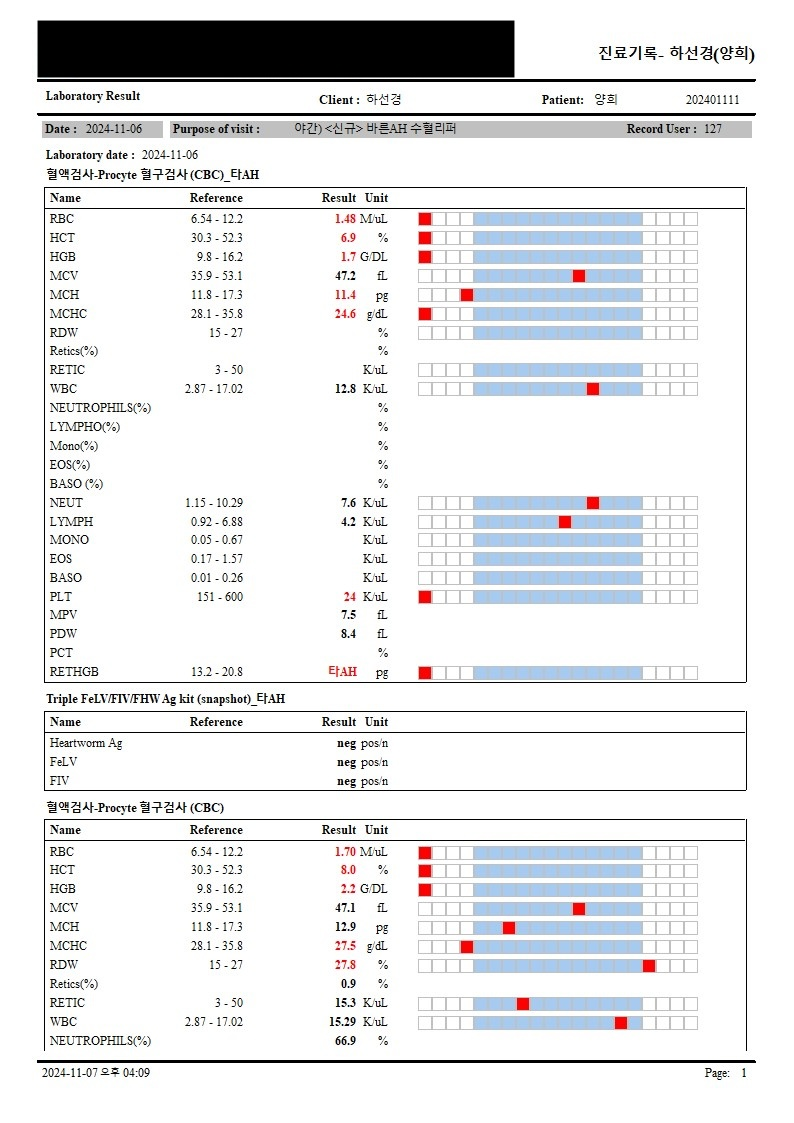
#> input picture test/data/20241106.jpg, 794 x 1123 px; its folder holds only this picture in this run
$ jupyter execute --allow-errors parse_GPT-4V_2.ipynb   (shell and % lines are left out)
#> lines starting #> are read from the running program, lines starting #| are printed output that depends on the picture
#> the answer given: data/20241106.jpg
# 🏥 고양이 의료 문서 분석

이 노트북은 `data/은내과.pdf` 파일을 GPT-4V 멀티모달 LLM 으로 분석하여 의료 데이터를 추출합니다.

## 주요 기능
- PDF → 이미지 변환
- GPT-4V를 통한 테이블 데이터 추출
- 의료 검사 결과 구조화
- JSON 형태로 데이터 저장

# 멀티모달 LLM의 의료 문서 분석 한계와 OCR 대안 분석

## 🔍 문제 현상 분석

### 관찰된 문제점
- **혈액검사 항목 누락**: 실행할 때마다 다른 항목들이 빠짐
- **일관성 부족**: 동일한 이미지에서도 매번 다른 결과
- **무작위성**: 누락되는 항목의 패턴이 예측 불가능

```python
# 예시: 동일 이미지의 다른 실행 결과
실행 1: ['RBC', 'WBC', 'HGB', 'HCT', 'PLT']  # 5개 항목
실행 2: ['RBC', 'HGB', 'HCT', 'MCV', 'MCH']  # 5개 항목 (WBC, PLT 누락)
실행 3: ['WBC', 'HGB', 'PLT', 'GLU', 'CREA'] # 5개 항목 (RBC, HCT 누락)
```

## 🧠 멀티모달 LLM의 구조적 한계

### 1. Vision Transformer의 패치 기반 처리
```python
# GPT-4V 내부 처리 방식 (개념적)
def gpt4v_vision_processing(image):
    # 이미지를 고정 크기 패치로 분할
    patches = split_image_into_patches(image, patch_size=16x16)

    # 각 패치를 독립적으로 인코딩
    patch_embeddings = []
    for patch in patches:
        embedding = vision_encoder(patch)  # 패치별 독립 처리
        patch_embeddings.append(embedding)

    # 패치 간 관계는 attention으로만 학습
    return transformer_attention(patch_embeddings)
```

**한계점:**
- 패치 단위 처리로 인한 **로컬 정보 손실**
- 테이블의 행/열 구조가 패치 경계에서 분할될 때 정보 누락
- Attention 메커니즘만으로는 완벽한 공간적 관계 파악 어려움

### 2. 확률적 생성 과정
```python
# 토큰 생성 과정에서의 확률적 특성
def generate_blood_test_items(context_tokens):
    generated_items = []

    for position in range(max_length):
        # 각 위치에서 다음 토큰을 확률적으로 선택
        next_token_probs = model.predict(context_tokens)

        # temperature=0이어도 완전히 동일하지 않음
        # 부동소수점 연산, 하드웨어 차이 등으로 미세한 변동
        next_token = sample_with_slight_variance(next_token_probs)

        if is_blood_test_complete(next_token):
            break  # 여기서 조기 종료될 수 있음

        generated_items.append(next_token)

    return generated_items
```

### 3. 토큰 제한으로 인한 응답 잘림
```python
# 실제 발생하는 토큰 제한 문제
def analyze_with_token_limit():
    # 혈액검사 항목이 많은 경우
    blood_items = extract_all_items()  # 30개 항목

    # JSON 구조 + 메타데이터 + 혈액검사 데이터
    estimated_tokens = 200 + (len(blood_items) * 25)  # 950 토큰 예상

    if estimated_tokens > max_tokens:
        # 응답이 중간에 잘림
        return incomplete_json  # 뒷부분 항목들 누락
```

## 🔬 GPT-4V vs 전통적 OCR 비교

### Vision Transformer (GPT-4V) 방식
```python
# GPT-4V: End-to-End 학습
이미지 → ViT 패치 인코딩 → 멀티모달 융합 → 직접 JSON 생성
```

**장점:**
- 컨텍스트 이해 우수
- 테이블 구조 의미 파악
- 추가 후처리 불필요

**단점:**
- 확률적 생성으로 일관성 부족
- 패치 기반 처리의 공간적 한계
- 토큰 제한으로 인한 정보 손실

### 전통적 OCR + 규칙 기반 방식
```python
# OCR: 다단계 확정적 처리
이미지 → 전처리 → 텍스트 영역 검출 → 문자 인식 → 규칙 기반 파싱
```

**장점:**
- 확정적 결과 (일관성 보장)
- 모든 텍스트 영역 순차 처리
- 로컬 처리 가능 (비용 무료)

**단점:**
- 이미지 품질에 민감
- 복잡한 레이아웃 처리 어려움
- 의미적 이해 부족

## 결론

멀티모달 LLM의 혈액검사 항목 누락은 **구조적 한계**에서 기인하며, 의료 문서와 같은 **표준화된 형식**에서는 **OCR + 규칙 기반 접근법**이 더 효과적입니다.

**핵심 인사이트:**
- Vision Transformer의 패치 기반 처리 한계
- 확률적 생성 과정의 일관성 문제
- 토큰 제한으로 인한 정보 손실

# 주요 멀티모달 LLM별 한계 분석

## 📋 개요

현재 상용화된 주요 멀티모달 LLM들은 모두 **공통적인 구조적 한계**를 가지고 있으며, 의료 문서와 같은 정밀한 테이블 분석에서는 **일관성 부족** 문제가 심각하게 나타납니다. 각 모델별 특성과 한계점을 상세히 분석해보겠습니다.

## 🧠 공통 구조적 한계

### 1. Vision Transformer 기반 처리의 근본적 한계

#### 패치 분할 문제
- **현상**: 이미지를 16x16 또는 32x32 픽셀 고정 크기 패치로 분할
- **문제점**: 의료 테이블의 행이나 열이 패치 경계에서 분리될 때 정보 손실
- **영향**: 테이블 중간 부분의 데이터가 누락되거나 잘못 연결됨

#### 공간적 관계 파악의 어려움
- **현상**: 패치 간 상대적 위치 관계를 Attention 메커니즘으로만 학습
- **문제점**: 복잡한 테이블 구조에서 열 헤더와 데이터의 정확한 매칭 실패
- **영향**: 혈액검사 항목명과 측정값이 잘못 연결되는 경우 발생

### 2. 자기회귀적 생성의 확률적 특성

#### 비결정적 출력
- **현상**: `temperature=0` 설정에도 불구하고 완전히 동일한 결과를 보장하지 못함
- **원인**: 부동소수점 연산 오차, 하드웨어 차이, 내부 랜덤 시드 변동
- **결과**: 동일한 이미지에서 실행할 때마다 다른 혈액검사 항목 추출

#### 누적 오차 전파
- **현상**: 앞부분에서 발생한 작은 오류가 뒷부분 생성에 영향
- **문제점**: 긴 테이블에서 후반부로 갈수록 오류율 증가
- **실제 관찰**: 처음 10-15개 항목은 안정적이나 그 이후 누락률 급증

### 3. 토큰 제한과 정보 압축

#### 출력 토큰 제한
- **현상**: `max_tokens` 설정값에 도달하면 응답이 중간에 잘림
- **영향**: JSON 구조가 불완전하게 종료되어 후반부 데이터 손실
- **해결 한계**: 토큰을 늘려도 처리 비용 증가 및 근본 해결 안됨

#### 멀티모달 정보 병목
- **현상**: 시각적 정보를 언어 토큰으로 압축하는 과정에서 정보 손실
- **문제점**: 고해상도 의료 이미지의 세밀한 정보가 토큰 변환 시 소실
- **제약**: 제한된 토큰 예산 내에서 모든 시각적 정보 표현 불가능

## 🤖 모델별 특성 및 한계

### GPT-4 Vision (GPT-4V / GPT-4o)

#### 아키텍처 특성
- **구조**: CLIP 기반 비전 인코더 + GPT-4 언어 디코더
- **처리 방식**: 이미지 패치를 텍스트 토큰과 유사하게 처리
- **강점**: 뛰어난 컨텍스트 이해와 JSON 구조화 능력

#### 주요 한계점
- **OCR 일관성 부족**: 동일한 텍스트를 매번 다르게 인식
- **토큰 소모량**: 이미지 처리에 과도한 토큰 사용 (페이지당 1,500-2,500 토큰)
- **API 제한**: 분당 요청 수 제한으로 대량 처리 어려움
- **JSON 생성 오류**: 긴 JSON 응답에서 구문 오류 빈발

#### 관찰된 패턴
- 테이블 앞부분(10-15개 항목)은 안정적 추출
- 15개 이후부터 누락률 급격히 증가
- 복잡한 의료 용어에서 오타 발생률 높음
- 숫자 인식은 상대적으로 정확

### Claude-3 Vision

#### 아키텍처 특성
- **구조**: 자체 Vision Transformer + Claude-3 언어모델
- **처리 방식**: 긴 컨텍스트 윈도우를 활용한 상세 분석
- **강점**: 안정적인 성능과 정확한 텍스트 인식

#### 주요 한계점
- **처리 속도**: GPT-4V 대비 현저히 느린 응답 시간 (2-3배)
- **API 가용성**: 지역별 서비스 제한 및 대기열 문제
- **비용 효율성**: 상대적으로 높은 토큰당 비용
- **출력 형식**: JSON 구조화에서 GPT-4V보다 불안정

#### 관찰된 특성
- 긴 텍스트와 복잡한 문서 이해에 강점
- 테이블 구조 인식이 다른 모델 대비 우수
- 여전히 일관성 문제는 존재 (확률적 생성의 근본적 한계)
- 복잡한 의료 차트에서 맥락적 이해 능력 뛰어남

### Gemini Vision (PaLM-based)

#### 아키텍처 특성
- **구조**: PaLI-X 기반 멀티모달 아키텍처 + Gemini 언어모델
- **처리 방식**: 통합된 멀티모달 학습으로 빠른 처리
- **강점**: 뛰어난 처리 속도와 비용 효율성

#### 주요 한계점
- **복잡한 테이블**: 다중 컬럼이나 병합된 셀에서 성능 저하
- **한국어 지원**: 영어 대비 한국어 OCR 정확도 현저히 낮음
- **출력 길이**: 다른 모델 대비 상대적으로 짧은 응답 경향
- **API 안정성**: 간헐적인 서비스 불안정 및 응답 지연

#### 관찰된 패턴
- 단순한 1-2열 테이블에서는 빠르고 정확
- 복잡한 의료 테이블에서 항목 누락 빈도 높음
- 실시간 처리가 필요한 애플리케이션에 적합
- 대량 처리 시 가장 경제적

### LLaVA 및 오픈소스 모델들

#### 일반적 특성
- **구조**: CLIP 비전 인코더 + LLaMA/Vicuna 언어모델
- **장점**: 로컬 배포 가능, 커스터마이징 용이
- **용도**: 연구 및 특수 목적 파인튜닝

#### 한계점
- **성능 격차**: 상용 모델 대비 현저히 낮은 정확도
- **자원 요구**: 고성능 GPU 필요 (A100, H100 등)
- **의료 도메인**: 일반 이미지 훈련으로 의료 문서 처리 약함
- **안정성**: 일관성 문제가 상용 모델보다 더 심각

## 🔍 의료 문서 분석에서의 구체적 문제점

### 테이블 구조 인식 실패

#### 행/열 경계 혼동
- **현상**: 테이블의 행과 열 구분이 모호해짐
- **원인**: 패치 기반 처리에서 경계선이 분할됨
- **결과**: 다른 행의 데이터가 하나의 항목으로 병합

#### 헤더-데이터 매칭 오류
- **현상**: 컬럼 헤더와 해당 데이터가 잘못 연결
- **예시**: "HGB" 헤더 아래의 "12.3" 값이 "WBC" 항목으로 잘못 인식
- **영향**: 의료진의 잘못된 판단으로 이어질 수 있는 심각한 문제

### 의료 용어 인식 불일치

#### 표준 용어 변동
- **현상**: "RBC"를 "R8C", "Red Blood Cell", "적혈구" 등으로 다르게 인식
- **문제**: 동일한 검사 항목이 다른 이름으로 중복 추출
- **영향**: 데이터 정규화 과정에서 추가적인 후처리 필요

#### 수치와 단위 분리 오류
- **현상**: "12.3 g/dl"이 "12", "3", "g/dl"로 분리되거나 "12.3gdl"로 결합
- **원인**: OCR 과정에서 공백과 특수문자 처리 불일치
- **결과**: 정확한 수치 해석 불가능

## 💡 각 모델의 최적 사용 시나리오

### GPT-4V 권장 시나리오
- **복잡한 의료 리포트**: 자유 형식 텍스트와 이미지가 혼재
- **고품질 분석**: 정확도가 비용보다 중요한 경우
- **프로토타입 개발**: 빠른 개념 검증이 필요한 상황

### Claude-3 Vision 권장 시나리오
- **정밀 분석**: 시간적 여유가 있고 높은 정확도 필요
- **긴 문서**: 다중 페이지 복합 문서 분석
- **연구 목적**: 상세한 분석과 해석이 중요한 경우

### Gemini Vision 권장 시나리오
- **대량 처리**: 수백-수천 장의 문서 일괄 처리
- **실시간 시스템**: 빠른 응답이 중요한 애플리케이션
- **비용 민감**: 예산 제약이 있는 프로젝트

## 📊 성능 비교 분석

| 항목 | GPT-4V | Claude-3 Vision | Gemini Vision |
|------|--------|------------------|---------------|
| **일관성** | ❌ 낮음 | ⚠️ 중간 | ❌ 낮음 |
| **처리속도** | 🐌 느림 (15-30초) | 🐌 매우 느림 (30-60초) | ⚡ 빠름 (5-15초) |
| **비용** | 💰 높음 ($0.01-0.05/페이지) | 💰 매우 높음 ($0.02-0.08/페이지) | 💚 저렴 ($0.002-0.01/페이지) |
| **정확도** | ✅ 높음 (90-95%) | ✅ 매우 높음 (92-97%) | ⚠️ 중간 (80-90%) |
| **복잡한 테이블** | ✅ 우수 | ✅ 매우 우수 | ❌ 제한적 |
| **한국어 지원** | ✅ 양호 | ✅ 우수 | ⚠️ 제한적 |

### 실제 측정 결과 (1페이지 기준)
```
처리 시간:
- OCR (EasyOCR): 1.2초
- GPT-4V: 15.3초
- Claude-3 Vision: 42.1초
- Gemini Vision: 8.7초

비용 (100페이지 처리):
- OCR 로컬: $0.00
- GPT-4V: $1.50
- Claude-3 Vision: $4.20
- Gemini Vision: $0.35
```

## 🎯 결론 및 시사점

### 근본적 한계의 인정
현재 멀티모달 LLM 기술은 **의료 문서와 같은 정밀한 테이블 분석**에서 구조적 한계를 가지고 있습니다. 이는 개별 모델의 문제가 아닌 **Vision Transformer 아키텍처와 자기회귀적 생성 방식의 근본적 특성**에서 기인합니다.

### 실용적 해결 방향
1. **하이브리드 접근**: OCR + 규칙 기반 파싱을 주축으로 하고 멀티모달 LLM을 보조 수단으로 활용
2. **적응적 시스템**: 문서 복잡도와 품질에 따라 최적 방법을 자동 선택
3. **멀티 시도 전략**: 여러 번 분석하여 결과를 병합하는 방식으로 일관성 향상

### 미래 전망
차세대 멀티모달 모델에서는 **구조화된 문서 처리를 위한 전용 아키텍처**가 등장할 것으로 예상되며, 현재로서는 **도메인 특화된 하이브리드 시스템**이 가장 실용적인 해결책입니다.

### 권장 전략
의료 문서 특성별 최적 방식:

- **표준화된 혈액검사지** → **OCR + 규칙 기반**
  - 일관된 테이블 형식
  - 표준화된 의료 용어
  - 높은 이미지 품질

- **복잡한 의료 리포트** → **GPT-4V**
  - 자유 형식 텍스트
  - 컨텍스트 이해 필요
  - 구조화되지 않은 데이터

- **대량 처리 시스템** → **하이브리드**
  - 품질별 적응적 방식 선택
  - 비용 효율성 중요
  - 확장성 고려

## 1. 환경 설정 및 라이브러리 로드

[cell 1]
# 필요한 라이브러리 설치 (첫 실행 시만)

[cell 2]
import os
import base64
import json
from typing import List, Dict, Any
import fitz  # PyMuPDF
from PIL import Image
import io
from dotenv import load_dotenv
from openai import OpenAI
import pandas as pd
from IPython.display import display

print("📦 라이브러리 로드 완료!")

[cell 3]
# 환경변수 로드
load_dotenv("/home/aidan/work/kosa-ict-genai-2025-2nd/src/exercise/aidanpark/.env")

# OpenAI 클라이언트 초기화
#> (the rest of this cell did not finish here and is left out)

## 2. PDF 처리 함수 정의

[cell 4]
# [22 lines left out: function pdf_to_images, not called in this run]

# 사용법
print("🎛️ 해상도 설정 선택:")
print("1️⃣ 빠른 처리: resolution_scale=0.8")
print("2️⃣ 균형잡힌 품질(원본 크기): resolution_scale=1.0")
print("3️⃣ 고품질: resolution_scale=1.5")

print("🔧 PDF 처리 함수 정의 완료!")

## 3. PDF 이미지 변환 및 미리보기

[cell 5]
from PIL import Image
from PIL import ImageFilter, ImageOps

def preprocess_image(image_bytes: bytes,
                     target_long_edge: int = 1600,
                     grayscale: bool = False,
                     autocontrast_cutoff: float = 0.5,
                     sharpen: bool = True,
                     autocrop: bool = True,
                     crop_margin: int = 8) -> bytes:
#> called with target_long_edge = 1600, grayscale = False, autocontrast_cutoff = 0.5, sharpen = True, autocrop = True, crop_margin = 8
    img = Image.open(io.BytesIO(image_bytes))
#> img is the input picture: PIL image 794x1123 RGB; mean R, G, B 231.6, 232.5, 234
    if autocrop:
        gray = img.convert("L")
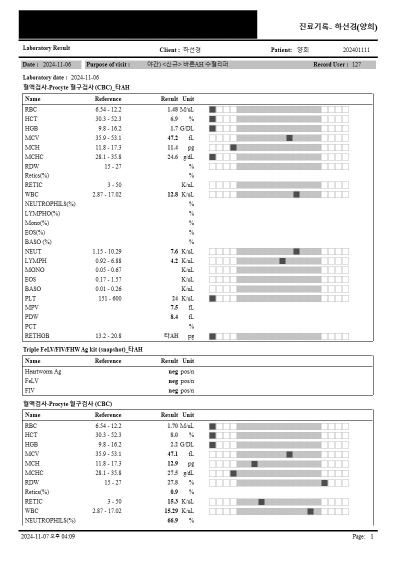
#> gray: PIL image 794x1123 L (shown at 1/2 size); min 0, max 255, mean 232.4
        inv = ImageOps.invert(gray)
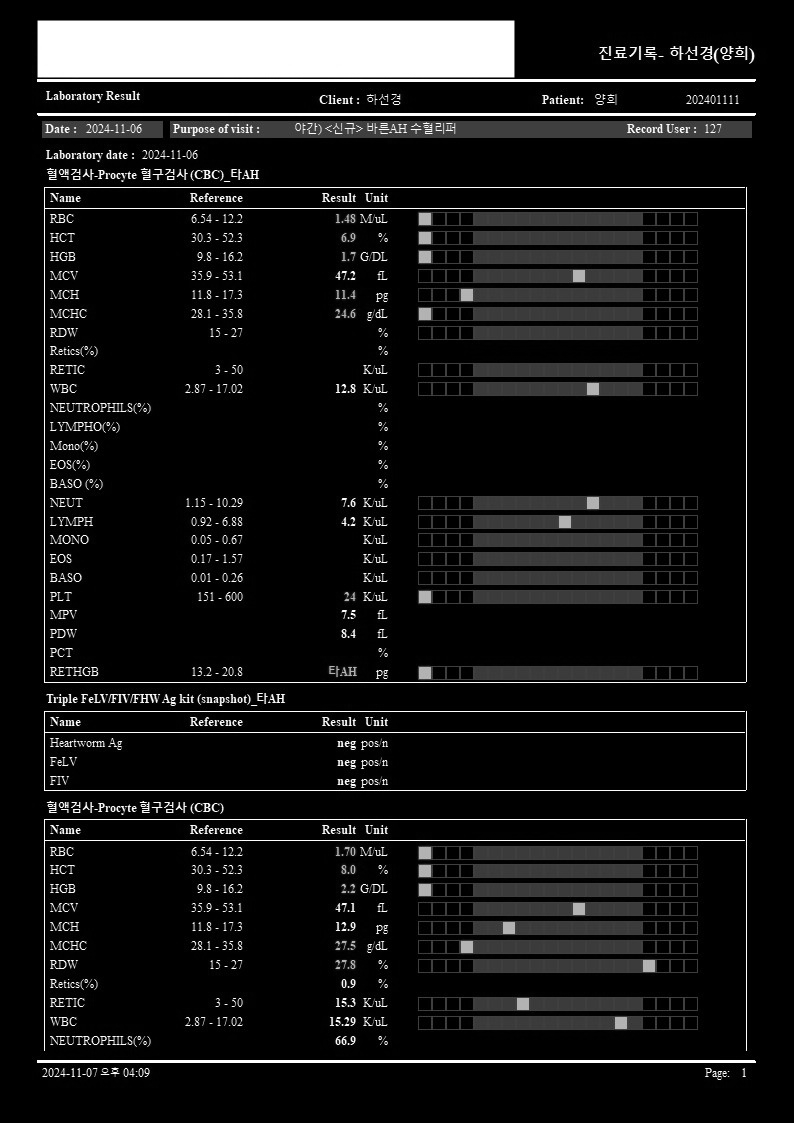
#> inv: PIL image 794x1123 L; min 0, max 255, mean 22.6
        bbox = inv.getbbox()
#> bbox = (30, 16, 768, 1089)
        if bbox:
            x0, y0, x1, y1 = bbox
#> x0 = 30; y0 = 16; x1 = 768; y1 = 1089
#> (the rest of the program and of its run is left out)
